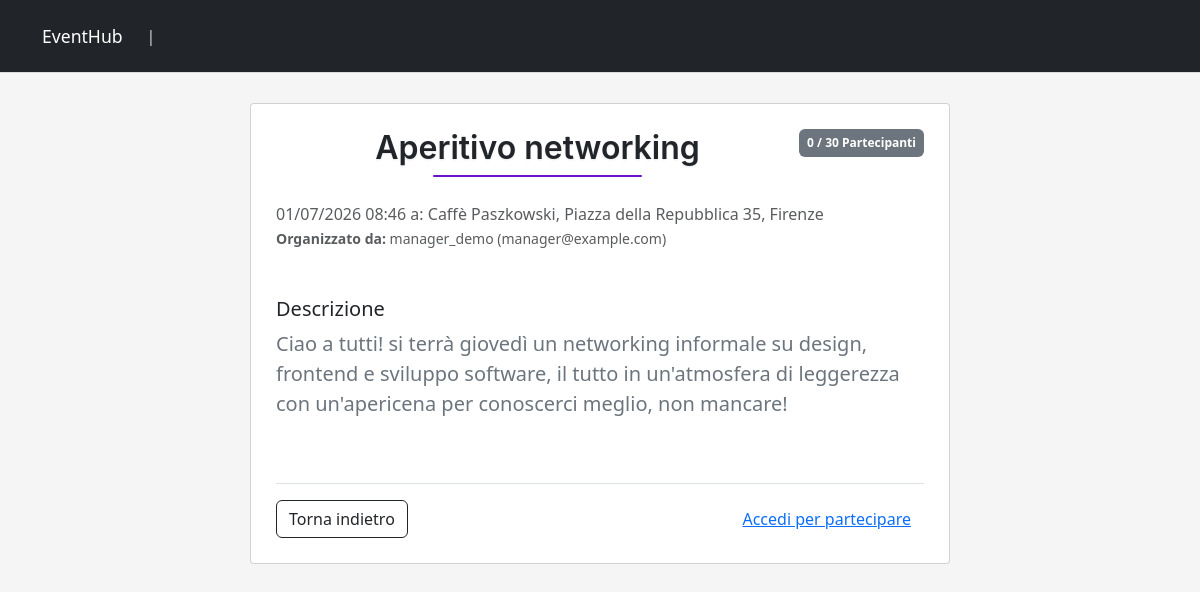
/events/3/, run on an earlier commit of the app's database.
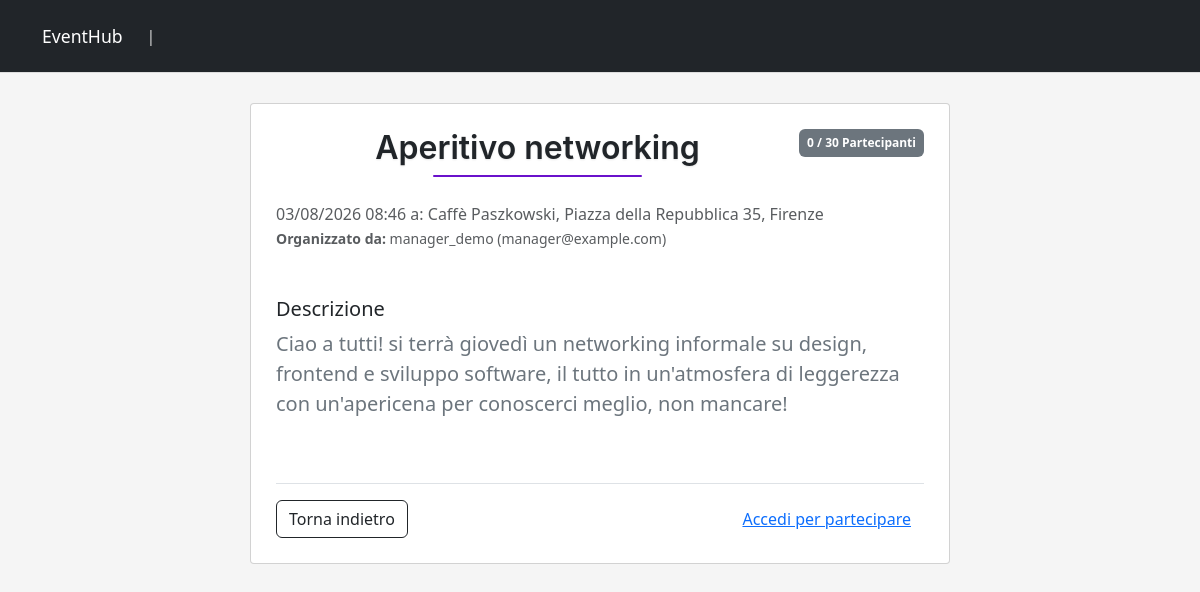
And on a later commit of the database.
### eventhub/services/models.py (models this page shows, shortened)
class Event(models.Model):
    title = models.CharField(max_length=50)
    description = models.TextField()
    date = models.DateTimeField()
    location = models.CharField(max_length=100)
    max_capacity = models.PositiveIntegerField(null=True, blank=True)
    organizer = models.ForeignKey(
        settings.AUTH_USER_MODEL,
        on_delete=models.CASCADE,
        related_name='organized_events',
        limit_choices_to={'user_type': 'organizer'}
    )

### eventhub/users/models.py (models this page shows)
class CustomUser(AbstractUser):
    USER_TYPES = [
        ("attendee", "Partecipante"),
        ("organizer", "Organizzatore"),
        ("admin", "Amministratore"),
    ]
    user_type = models.CharField(
        max_length=10,
        choices=USER_TYPES,
        default="attendee",
        verbose_name="Tipo utente",
        help_text="Seleziona il tipo di utente: Partecipante o organizzatore.",
    )
    email = models.EmailField(unique=True)

### eventhub/services/views.py (the view)
# urls.py: path('events/<int:pk>/', EventDetailView.as_view(), name='event_detail'),
class EventDetailView(DetailView):
    model = Event
    template_name = 'services/event_detail.html'
    context_object_name = 'event'
    def get_context_data(self, **kwargs):
        context = super().get_context_data(**kwargs)
        user = self.request.user
        if user.is_authenticated and user.user_type in ['attendee', 'organizer']:
            context['is_registered'] = Registration.objects.filter(event=self.object, user=user).exists()
        else:
            context['is_registered'] = False
        return context

### eventhub/services/templates/services/event_detail.html
{% extends "services/base.html" %}
{% block content %}
<div class="card card-center" style="max-width: 700px;">
    <div class="d-flex justify-content-between align-items-start mb-3">
        <h2 class="page-title">{{ event.title }}</h2>
        <span class="badge bg-secondary p-2">
            {% if event.max_capacity %}
            {{ event.registrations.count }} / {{ event.max_capacity }} Partecipanti
            {% else %}
            {{ event.registrations.count }} Partecipanti (Illimitati)
            {% endif %}
        </span>
    </div>
    <h6 class="text-muted mb-1">
        {{ event.date|date:"d/m/Y H:i" }} a: {{ event.location }}
    </h6>
    <p class="text-muted small mb-4">
        <strong>Organizzato da:</strong> {{ event.organizer.username }} ({{ event.organizer.email }})
    </p>
    <div class="my-4">
        <h5>Descrizione</h5>
        <p class="text-secondary fs-5" style="white-space: pre-line;">{{ event.description }}</p>
    </div>
    <div class="d-flex justify-content-between align-items-center mt-4 pt-3 border-top">
        {% if request.GET.src == 'my_registrations' %}
        <a href="{% url 'my_registrations' %}" class="btn btn-outline-dark">Torna indietro</a>
        {% else %}
        <a href="{% url 'view_events' %}" class="btn btn-outline-dark">Torna indietro</a>
        {% endif %}
        {% if request.user.is_authenticated %}
        {% if event.organizer != request.user and request.user.user_type != 'admin' %}
        {% if not is_registered %}
        {% if event.max_capacity and event.registrations.count >= event.max_capacity %}
        <button class="btn btn-secondary" disabled>Posti esauriti</button>
        {% else %}
        <form method="post" action="{% url 'register_event' event.id %}" class="m-0">
            {% csrf_token %}
            <input type="hidden" name="next" value="{{ request.path }}">
            <button type="submit" class="btn btn-dark">Registrati</button>
        </form>
        {% endif %}
        {% else %}
        <form method="post" action="{% url 'unregister_event' event.id %}" class="m-0">
            {% csrf_token %}
            <input type="hidden" name="next" value="{{ request.path }}">
            <button type="submit" class="btn btn-outline-danger">Disiscriviti</button>
        </form>
        {% endif %}
        {% elif request.user.user_type == 'admin' %}
        <div class="d-flex gap-2">
            <a href="{% url 'event_attendees' event.id %}" class="btn btn-outline-dark">Lista iscritti</a>
            <form method="post" action="{% url 'delete_event' event.id %}"
                onsubmit="return confirm('Sei sicuro di voler eliminare questo evento?');" class="m-0">
                {% csrf_token %}
                <button type="submit" class="btn btn-outline-danger">ELIMINA EVENTO</button>
            </form>
        </div>
        {% endif %}
        {% if request.user.user_type == 'organizer' and event.organizer == request.user %}
        <div class="d-flex gap-2">
            <a href="{% url 'edit_event' event.id %}" class="btn btn-dark">Modifica</a>
            <a href="{% url 'event_attendees' event.id %}" class="btn btn-outline-dark">Lista iscritti</a>
            <form method="post" action="{% url 'delete_event' event.id %}"
                onsubmit="return confirm('Sei sicuro di voler eliminare questo evento?');" class="m-0">
                {% csrf_token %}
                <button type="submit" class="btn btn-outline-danger">Elimina</button>
            </form>
        </div>
        {% endif %}
        {% else %}
        <a href="{% url 'login' %}?next={{ request.path }}" class="btn btn-link">Accedi per partecipare</a>
        {% endif %}
    </div>
</div>
{% endblock %}

What changed in the data, as far as the page shows it:
changed Event "Aperitivo networking": date "01/07/2026 08:46" → "03/08/2026 08:46"
